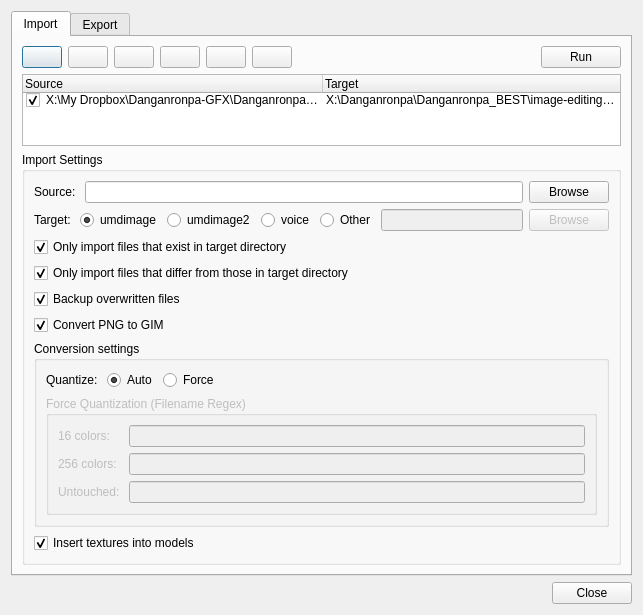
<?xml version="1.0" encoding="UTF-8"?>
<ui version="4.0">
 <class>Importer</class>
 <widget class="QDialog" name="Importer">
  <property name="geometry">
   <rect>
    <x>0</x>
    <y>0</y>
    <width>643</width>
    <height>607</height>
   </rect>
  </property>
  <property name="windowTitle">
   <string>Import/Export</string>
  </property>
  <property name="windowIcon">
   <iconset resource="../res/icons.qrc">
    <normaloff>:/monokuma-green.png</normaloff>:/monokuma-green.png</iconset>
  </property>
  <layout class="QVBoxLayout" name="verticalLayout">
   <item>
    <widget class="QTabWidget" name="tabWidget">
     <property name="currentIndex">
      <number>0</number>
     </property>
     <widget class="QWidget" name="tabImport">
      <attribute name="title">
       <string>Import</string>
      </attribute>
      <layout class="QVBoxLayout" name="verticalLayout_2">
       <item>
        <layout class="QHBoxLayout" name="horizontalLayout">
         <item>
          <widget class="QPushButton" name="btnAdd">
           <property name="text">
            <string/>
           </property>
           <property name="icon">
            <iconset resource="../res/icons.qrc">
             <normaloff>:/add.png</normaloff>:/add.png</iconset>
           </property>
          </widget>
         </item>
         <item>
          <widget class="QPushButton" name="btnDel">
           <property name="text">
            <string/>
           </property>
           <property name="icon">
            <iconset resource="../res/icons.qrc">
             <normaloff>:/delete.png</normaloff>:/delete.png</iconset>
           </property>
          </widget>
         </item>
         <item>
          <widget class="QPushButton" name="btnTop">
           <property name="text">
            <string/>
           </property>
           <property name="icon">
            <iconset resource="../res/icons.qrc">
             <normaloff>:/resultset_first.png</normaloff>:/resultset_first.png</iconset>
           </property>
          </widget>
         </item>
         <item>
          <widget class="QPushButton" name="btnUp">
           <property name="text">
            <string/>
           </property>
           <property name="icon">
            <iconset resource="../res/icons.qrc">
             <normaloff>:/resultset_previous.png</normaloff>:/resultset_previous.png</iconset>
           </property>
          </widget>
         </item>
         <item>
          <widget class="QPushButton" name="btnDown">
           <property name="text">
            <string/>
           </property>
           <property name="icon">
            <iconset resource="../res/icons.qrc">
             <normaloff>:/resultset_next.png</normaloff>:/resultset_next.png</iconset>
           </property>
          </widget>
         </item>
         <item>
          <widget class="QPushButton" name="btnBottom">
           <property name="text">
            <string/>
           </property>
           <property name="icon">
            <iconset resource="../res/icons.qrc">
             <normaloff>:/resultset_last.png</normaloff>:/resultset_last.png</iconset>
           </property>
          </widget>
         </item>
         <item>
          <spacer name="horizontalSpacer">
           <property name="orientation">
            <enum>Qt::Horizontal</enum>
           </property>
           <property name="sizeHint" stdset="0">
            <size>
             <width>40</width>
             <height>20</height>
            </size>
           </property>
          </spacer>
         </item>
         <item>
          <widget class="QPushButton" name="btnRunImport">
           <property name="text">
            <string>Run</string>
           </property>
          </widget>
         </item>
        </layout>
       </item>
       <item>
        <widget class="QTreeWidget" name="treeImports">
         <property name="rootIsDecorated">
          <bool>false</bool>
         </property>
         <property name="uniformRowHeights">
          <bool>true</bool>
         </property>
         <attribute name="headerDefaultSectionSize">
          <number>300</number>
         </attribute>
         <attribute name="headerHighlightSections">
          <bool>false</bool>
         </attribute>
         <column>
          <property name="text">
           <string>Source</string>
          </property>
         </column>
         <column>
          <property name="text">
           <string>Target</string>
          </property>
         </column>
         <item>
          <property name="text">
           <string>X:\My Dropbox\Danganronpa-GFX\Danganronpa\umdimage</string>
          </property>
          <property name="checkState">
           <enum>Checked</enum>
          </property>
          <property name="text">
           <string>X:\Danganronpa\Danganronpa_BEST\image-editing\umdimage-edited</string>
          </property>
         </item>
        </widget>
       </item>
       <item>
        <widget class="QGroupBox" name="groupBox">
         <property name="title">
          <string>Import Settings</string>
         </property>
         <layout class="QVBoxLayout" name="verticalLayout_3">
          <item>
           <layout class="QHBoxLayout" name="horizontalLayout_2">
            <item>
             <widget class="QLabel" name="label">
              <property name="text">
               <string>Source: </string>
              </property>
             </widget>
            </item>
            <item>
             <widget class="QLineEdit" name="txtImSrc"/>
            </item>
            <item>
             <widget class="QPushButton" name="btnImSrcBrowse">
              <property name="text">
               <string>Browse</string>
              </property>
             </widget>
            </item>
           </layout>
          </item>
          <item>
           <layout class="QHBoxLayout" name="horizontalLayout_3">
            <item>
             <widget class="QLabel" name="label_2">
              <property name="sizePolicy">
               <sizepolicy hsizetype="Maximum" vsizetype="Preferred">
                <horstretch>0</horstretch>
                <verstretch>0</verstretch>
               </sizepolicy>
              </property>
              <property name="text">
               <string>Target: </string>
              </property>
             </widget>
            </item>
            <item>
             <widget class="QRadioButton" name="rdoImUmdimage">
              <property name="text">
               <string>umdimage</string>
              </property>
              <property name="checked">
               <bool>true</bool>
              </property>
             </widget>
            </item>
            <item>
             <widget class="QRadioButton" name="rdoImUmdimage2">
              <property name="text">
               <string>umdimage2</string>
              </property>
             </widget>
            </item>
            <item>
             <widget class="QRadioButton" name="rdoImVoice">
              <property name="text">
               <string>voice</string>
              </property>
             </widget>
            </item>
            <item>
             <widget class="QRadioButton" name="rdoImOther">
              <property name="text">
               <string>Other</string>
              </property>
             </widget>
            </item>
            <item>
             <widget class="QLineEdit" name="txtImDst">
              <property name="enabled">
               <bool>false</bool>
              </property>
             </widget>
            </item>
            <item>
             <widget class="QPushButton" name="btnImDstBrowse">
              <property name="enabled">
               <bool>false</bool>
              </property>
              <property name="text">
               <string>Browse</string>
              </property>
             </widget>
            </item>
           </layout>
          </item>
          <item>
           <widget class="QCheckBox" name="chkImExisting">
            <property name="text">
             <string>Only import files that exist in target directory</string>
            </property>
            <property name="checked">
             <bool>true</bool>
            </property>
           </widget>
          </item>
          <item>
           <widget class="QCheckBox" name="chkImDiffer">
            <property name="text">
             <string>Only import files that differ from those in target directory</string>
            </property>
            <property name="checked">
             <bool>true</bool>
            </property>
           </widget>
          </item>
          <item>
           <widget class="QCheckBox" name="chkImBackup">
            <property name="text">
             <string>Backup overwritten files</string>
            </property>
            <property name="checked">
             <bool>true</bool>
            </property>
           </widget>
          </item>
          <item>
           <widget class="QCheckBox" name="chkImConvert">
            <property name="text">
             <string>Convert PNG to GIM</string>
            </property>
            <property name="checked">
             <bool>true</bool>
            </property>
           </widget>
          </item>
          <item>
           <widget class="QGroupBox" name="groupBox_2">
            <property name="title">
             <string>Conversion settings</string>
            </property>
            <property name="checkable">
             <bool>false</bool>
            </property>
            <property name="checked">
             <bool>false</bool>
            </property>
            <layout class="QVBoxLayout" name="verticalLayout_4">
             <item>
              <layout class="QHBoxLayout" name="horizontalLayout_5">
               <item>
                <widget class="QLabel" name="label_3">
                 <property name="text">
                  <string>Quantize: </string>
                 </property>
                </widget>
               </item>
               <item>
                <widget class="QRadioButton" name="rdoQuantAuto">
                 <property name="text">
                  <string>Auto</string>
                 </property>
                 <property name="checked">
                  <bool>true</bool>
                 </property>
                </widget>
               </item>
               <item>
                <widget class="QRadioButton" name="rdoQuantForce">
                 <property name="text">
                  <string>Force</string>
                 </property>
                </widget>
               </item>
               <item>
                <spacer name="horizontalSpacer_2">
                 <property name="orientation">
                  <enum>Qt::Horizontal</enum>
                 </property>
                 <property name="sizeHint" stdset="0">
                  <size>
                   <width>40</width>
                   <height>20</height>
                  </size>
                 </property>
                </spacer>
               </item>
              </layout>
             </item>
             <item>
              <widget class="QGroupBox" name="groupBox_3">
               <property name="enabled">
                <bool>false</bool>
               </property>
               <property name="title">
                <string>Force Quantization (Filename Regex)</string>
               </property>
               <layout class="QGridLayout" name="gridLayout">
                <item row="0" column="0">
                 <widget class="QLabel" name="label_4">
                  <property name="text">
                   <string>16 colors: </string>
                  </property>
                 </widget>
                </item>
                <item row="0" column="2">
                 <widget class="QLineEdit" name="txtQuant16"/>
                </item>
                <item row="1" column="0">
                 <widget class="QLabel" name="label_5">
                  <property name="text">
                   <string>256 colors: </string>
                  </property>
                 </widget>
                </item>
                <item row="1" column="2">
                 <widget class="QLineEdit" name="txtQuant256"/>
                </item>
                <item row="2" column="0">
                 <widget class="QLabel" name="label_6">
                  <property name="text">
                   <string>Untouched: </string>
                  </property>
                 </widget>
                </item>
                <item row="2" column="2">
                 <widget class="QLineEdit" name="txtQuantLossless"/>
                </item>
               </layout>
              </widget>
             </item>
            </layout>
           </widget>
          </item>
          <item>
           <widget class="QCheckBox" name="chkImTextures">
            <property name="text">
             <string>Insert textures into models</string>
            </property>
            <property name="checked">
             <bool>true</bool>
            </property>
           </widget>
          </item>
         </layout>
        </widget>
       </item>
      </layout>
     </widget>
     <widget class="QWidget" name="tabExport">
      <attribute name="title">
       <string>Export</string>
      </attribute>
      <layout class="QVBoxLayout" name="verticalLayout_5">
       <item>
        <layout class="QHBoxLayout" name="horizontalLayout_6">
         <item>
          <widget class="QLabel" name="label_7">
           <property name="text">
            <string>Source: </string>
           </property>
          </widget>
         </item>
         <item>
          <widget class="QRadioButton" name="rdoExUmdimage">
           <property name="text">
            <string>umdimage</string>
           </property>
           <property name="checked">
            <bool>true</bool>
           </property>
          </widget>
         </item>
         <item>
          <widget class="QRadioButton" name="rdoExUmdimage2">
           <property name="text">
            <string>umdimage2</string>
           </property>
          </widget>
         </item>
         <item>
          <spacer name="horizontalSpacer_4">
           <property name="orientation">
            <enum>Qt::Horizontal</enum>
           </property>
           <property name="sizeHint" stdset="0">
            <size>
             <width>40</width>
             <height>20</height>
            </size>
           </property>
          </spacer>
         </item>
         <item>
          <widget class="QPushButton" name="btnRunExport">
           <property name="text">
            <string>Run</string>
           </property>
          </widget>
         </item>
        </layout>
       </item>
       <item>
        <widget class="QGroupBox" name="groupBox_4">
         <property name="title">
          <string>Extract</string>
         </property>
         <layout class="QHBoxLayout" name="horizontalLayout_7">
          <item>
           <widget class="QCheckBox" name="chkExText">
            <property name="text">
             <string>Text</string>
            </property>
            <property name="checked">
             <bool>true</bool>
            </property>
           </widget>
          </item>
          <item>
           <widget class="QCheckBox" name="chkExGfx">
            <property name="text">
             <string>Graphics</string>
            </property>
            <property name="checked">
             <bool>true</bool>
            </property>
           </widget>
          </item>
          <item>
           <widget class="QCheckBox" name="chkExTex">
            <property name="text">
             <string>Textures</string>
            </property>
            <property name="checked">
             <bool>true</bool>
            </property>
           </widget>
          </item>
          <item>
           <widget class="QCheckBox" name="chkExAudio">
            <property name="text">
             <string>Audio</string>
            </property>
            <property name="checked">
             <bool>true</bool>
            </property>
           </widget>
          </item>
          <item>
           <spacer name="horizontalSpacer_5">
            <property name="orientation">
             <enum>Qt::Horizontal</enum>
            </property>
            <property name="sizeHint" stdset="0">
             <size>
              <width>40</width>
              <height>20</height>
             </size>
            </property>
           </spacer>
          </item>
         </layout>
        </widget>
       </item>
       <item>
        <layout class="QHBoxLayout" name="horizontalLayout_8">
         <item>
          <widget class="QCheckBox" name="chkExConvert">
           <property name="text">
            <string>Convert GIM to PNG</string>
           </property>
           <property name="checked">
            <bool>true</bool>
           </property>
          </widget>
         </item>
         <item>
          <widget class="QCheckBox" name="checkBox_2">
           <property name="text">
            <string>Delete GIM files after conversion</string>
           </property>
          </widget>
         </item>
         <item>
          <spacer name="horizontalSpacer_3">
           <property name="orientation">
            <enum>Qt::Horizontal</enum>
           </property>
           <property name="sizeHint" stdset="0">
            <size>
             <width>40</width>
             <height>20</height>
            </size>
           </property>
          </spacer>
         </item>
        </layout>
       </item>
       <item>
        <layout class="QHBoxLayout" name="horizontalLayout_4">
         <item>
          <widget class="QCheckBox" name="checkBox">
           <property name="text">
            <string>Only export files that differ from directory</string>
           </property>
          </widget>
         </item>
         <item>
          <widget class="QLineEdit" name="txtExportDiffer">
           <property name="enabled">
            <bool>false</bool>
           </property>
          </widget>
         </item>
         <item>
          <widget class="QPushButton" name="btnExportDiffer">
           <property name="enabled">
            <bool>false</bool>
           </property>
           <property name="text">
            <string>Browse</string>
           </property>
          </widget>
         </item>
        </layout>
       </item>
       <item>
        <spacer name="verticalSpacer">
         <property name="orientation">
          <enum>Qt::Vertical</enum>
         </property>
         <property name="sizeHint" stdset="0">
          <size>
           <width>20</width>
           <height>40</height>
          </size>
         </property>
        </spacer>
       </item>
      </layout>
     </widget>
    </widget>
   </item>
   <item>
    <widget class="QDialogButtonBox" name="buttonBox">
     <property name="orientation">
      <enum>Qt::Horizontal</enum>
     </property>
     <property name="standardButtons">
      <set>QDialogButtonBox::Close</set>
     </property>
    </widget>
   </item>
  </layout>
 </widget>
 <resources>
  <include location="../res/icons.qrc"/>
 </resources>
 <connections>
  <connection>
   <sender>buttonBox</sender>
   <signal>accepted()</signal>
   <receiver>Importer</receiver>
   <slot>accept()</slot>
   <hints>
    <hint type="sourcelabel">
     <x>257</x>
     <y>597</y>
    </hint>
    <hint type="destinationlabel">
     <x>157</x>
     <y>274</y>
    </hint>
   </hints>
  </connection>
  <connection>
   <sender>buttonBox</sender>
   <signal>rejected()</signal>
   <receiver>Importer</receiver>
   <slot>reject()</slot>
   <hints>
    <hint type="sourcelabel">
     <x>325</x>
     <y>597</y>
    </hint>
    <hint type="destinationlabel">
     <x>286</x>
     <y>274</y>
    </hint>
   </hints>
  </connection>
  <connection>
   <sender>chkExConvert</sender>
   <signal>toggled(bool)</signal>
   <receiver>checkBox_2</receiver>
   <slot>setEnabled(bool)</slot>
   <hints>
    <hint type="sourcelabel">
     <x>78</x>
     <y>140</y>
    </hint>
    <hint type="destinationlabel">
     <x>219</x>
     <y>139</y>
    </hint>
   </hints>
  </connection>
  <connection>
   <sender>rdoQuantForce</sender>
   <signal>toggled(bool)</signal>
   <receiver>groupBox_3</receiver>
   <slot>setEnabled(bool)</slot>
   <hints>
    <hint type="sourcelabel">
     <x>168</x>
     <y>393</y>
    </hint>
    <hint type="destinationlabel">
     <x>163</x>
     <y>425</y>
    </hint>
   </hints>
  </connection>
  <connection>
   <sender>chkImConvert</sender>
   <signal>toggled(bool)</signal>
   <receiver>groupBox_2</receiver>
   <slot>setEnabled(bool)</slot>
   <hints>
    <hint type="sourcelabel">
     <x>88</x>
     <y>343</y>
    </hint>
    <hint type="destinationlabel">
     <x>94</x>
     <y>370</y>
    </hint>
   </hints>
  </connection>
  <connection>
   <sender>checkBox</sender>
   <signal>toggled(bool)</signal>
   <receiver>txtExportDiffer</receiver>
   <slot>setEnabled(bool)</slot>
   <hints>
    <hint type="sourcelabel">
     <x>133</x>
     <y>168</y>
    </hint>
    <hint type="destinationlabel">
     <x>295</x>
     <y>170</y>
    </hint>
   </hints>
  </connection>
  <connection>
   <sender>checkBox</sender>
   <signal>toggled(bool)</signal>
   <receiver>btnExportDiffer</receiver>
   <slot>setEnabled(bool)</slot>
   <hints>
    <hint type="sourcelabel">
     <x>150</x>
     <y>173</y>
    </hint>
    <hint type="destinationlabel">
     <x>580</x>
     <y>173</y>
    </hint>
   </hints>
  </connection>
  <connection>
   <sender>rdoImOther</sender>
   <signal>toggled(bool)</signal>
   <receiver>txtImDst</receiver>
   <slot>setEnabled(bool)</slot>
   <hints>
    <hint type="sourcelabel">
     <x>295</x>
     <y>249</y>
    </hint>
    <hint type="destinationlabel">
     <x>400</x>
     <y>247</y>
    </hint>
   </hints>
  </connection>
  <connection>
   <sender>rdoImOther</sender>
   <signal>toggled(bool)</signal>
   <receiver>btnImDstBrowse</receiver>
   <slot>setEnabled(bool)</slot>
   <hints>
    <hint type="sourcelabel">
     <x>331</x>
     <y>251</y>
    </hint>
    <hint type="destinationlabel">
     <x>570</x>
     <y>252</y>
    </hint>
   </hints>
  </connection>
 </connections>
</ui>
